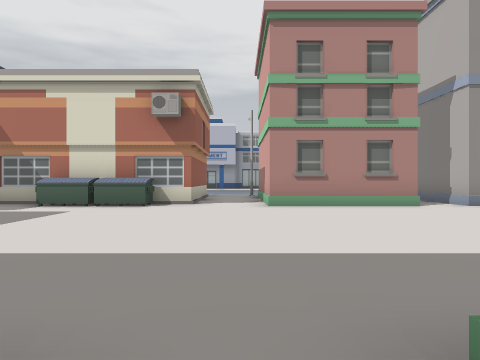
view 1 (above)

23 first-person views from a walk through a Unity game level. The camera is 1.2 m above the floor, looks level and sees 75° across. The floor is counted in squares, 2 m on a side. Each view is taken from the middle of a square. On the plan, view 1 faces up. The plan holds only what a view shows up to about 9 squares ahead; the rest is blank. The place goes on beyond the plan. The player is left out.

view 2
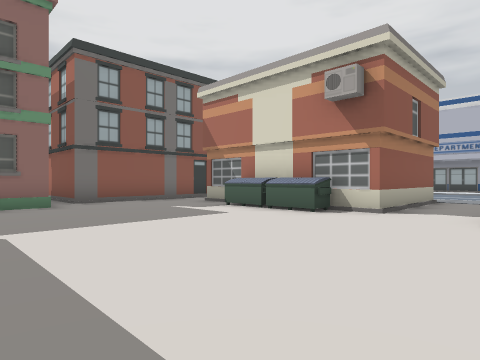

view 3
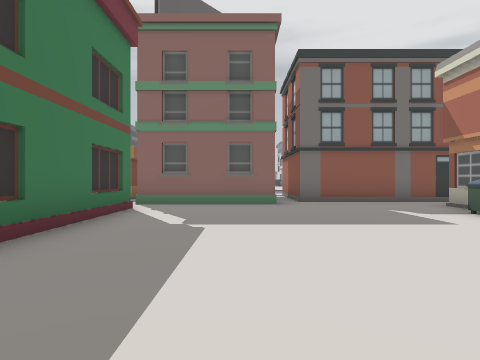

view 4
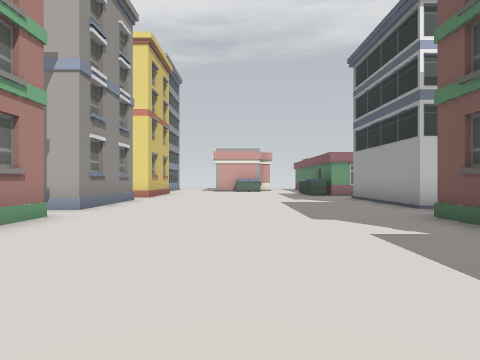

view 5
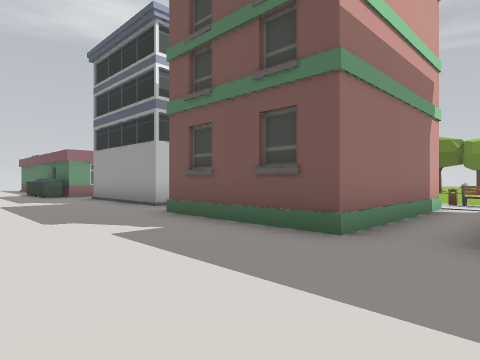

view 6
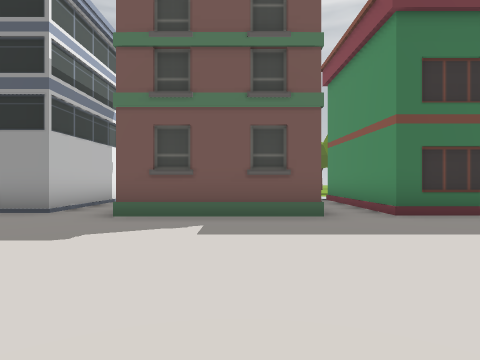

view 7
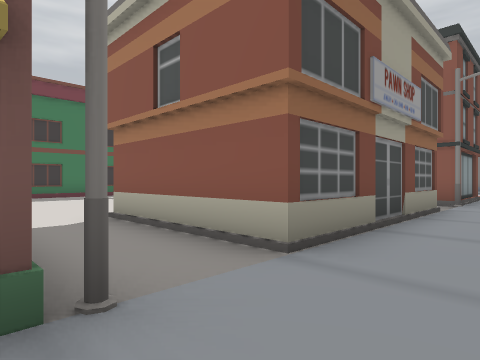

view 8
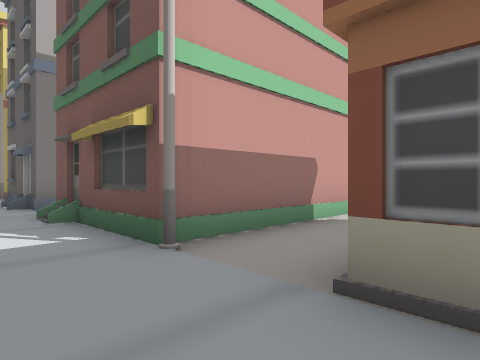

view 9
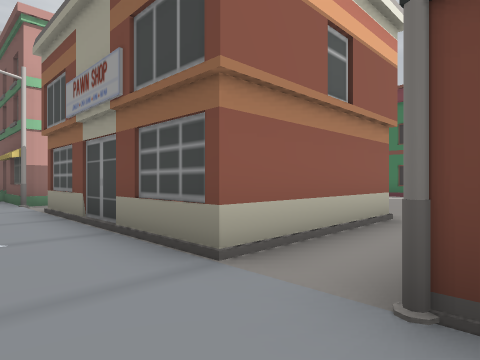

view 10
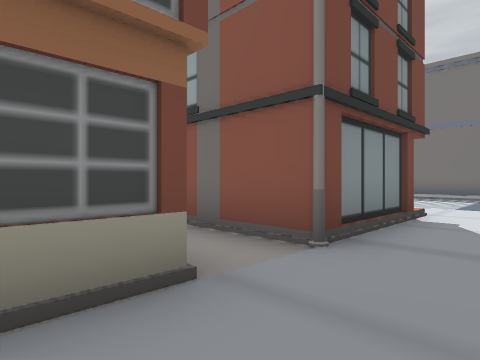

view 11
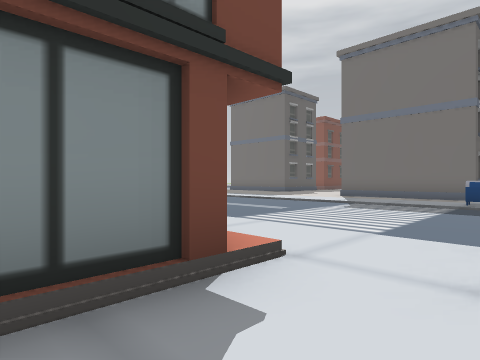

view 12
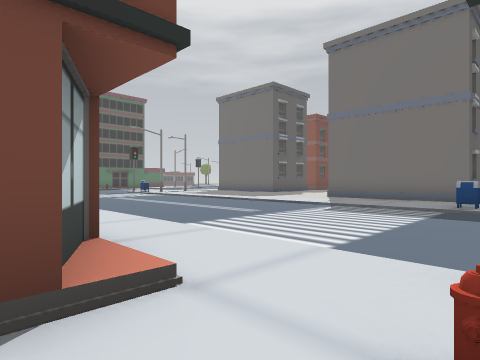

view 13
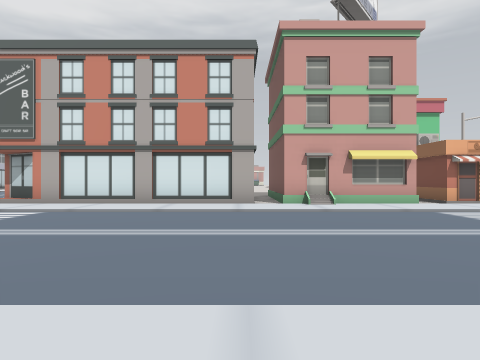

view 14
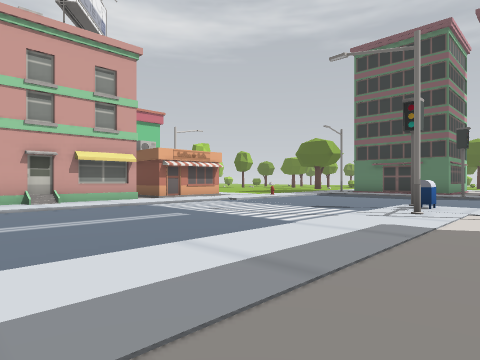

view 15
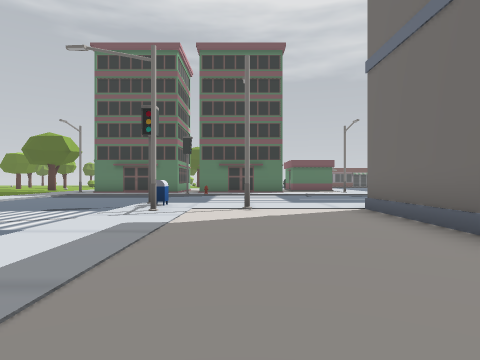

view 16
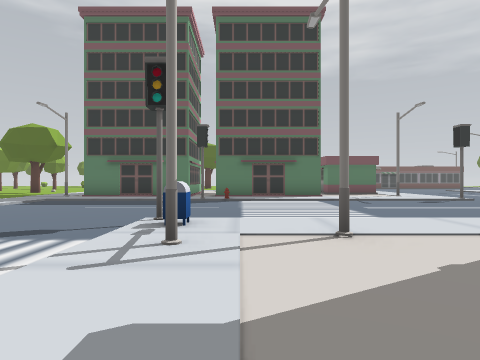

view 17
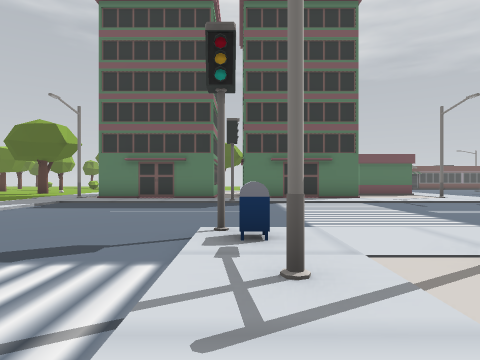

view 18
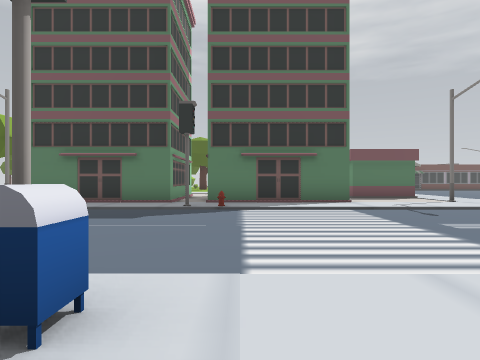

view 19
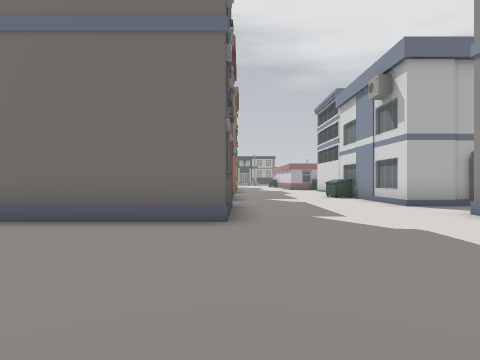

view 20
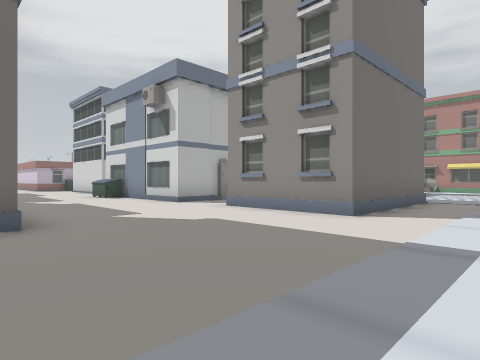

view 21
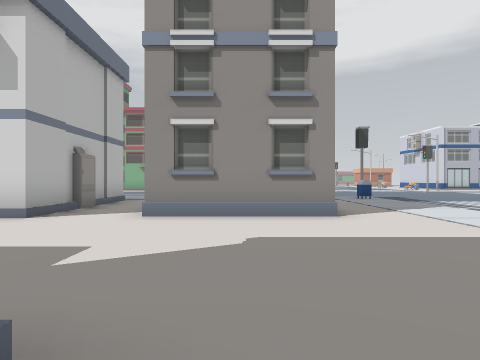

view 22
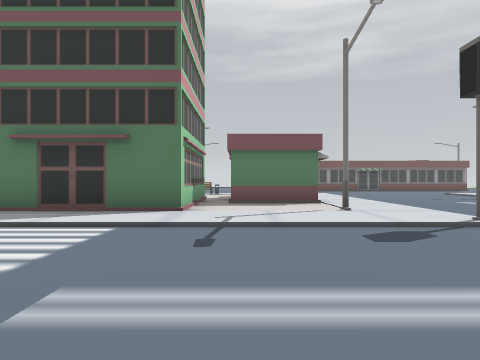

view 23
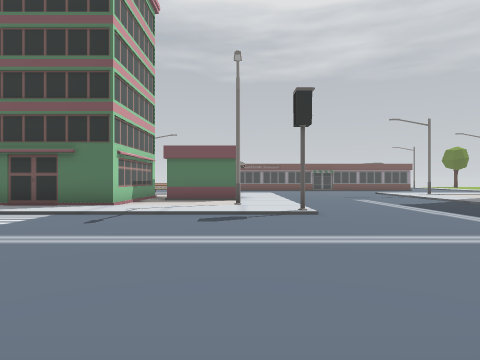

### Floor plan
Key: @ floor where view 1 was taken; # wall or solid block; . floor; / step, stairs or slope; B building; U dumpster; S streetlight; E bench; M mailbox; H hydrant; O other object.
Columns run from 27 left of view 1 to 8 right of it. Each row starts with its distance up from view 1.
 13              ..OH/////////////
 12        ..M.........B........../...
 11       B........//##S.B###B.S#### ##B
 10  #.    .........####.##   ..#
  9  #..   .........#  #.#    ..#
  8  #..   .........#  #.#####..##
  7 B#..###.........#  #...UU....#B.....
  6 ................#  #................
  5 ................####................
  4 ................## ##...............
  3 ................#   B...............
  2     #...........#   #...............
  1     #...........#   #........##.....
  0     #............        ##@##  .###
 -1     #..S.S....  #         #.#   .#
 -2   . /....M...   B         #.#   .#
 -3  ////////O....  B         B.#    B
 -4 ..............             E
 -5 ............../
 -6 ............../
 -7 ............../.
 -8 .O//////OO/////.
 -9 .............
-10 ..S..#########
-11 .....B
-12 ..###B
-13 ..B ##     BB
-14   B

Where each view was taken, in squares from view 1:
view 1: 0 up, 0 right, facing up
view 2: 2 up, 1 right, facing up-left
view 3: 3 up, 1 right, facing left
view 4: 4 up, 1 left, facing right
view 5: 4 up, 1 left, facing down-right
view 6: 6 up, 2 right, facing down
view 7: 13 up, 1 right, facing down-left
view 8: 13 up, 2 left, facing down-right
view 9: 13 up, 8 left, facing down-right
view 10: 13 up, 5 left, facing down-left
view 11: 13 up, 9 left, facing down-left
view 12: 13 up, 10 left, facing down-left
view 13: 5 up, 19 left, facing right
view 14: 5 up, 20 left, facing down-right
view 15: 5 up, 20 left, facing down
view 16: 2 up, 19 left, facing down
view 17: 1 up, 18 left, facing down
view 18: 1 down, 19 left, facing down
view 19: 3 up, 18 left, facing left
view 20: 2 up, 18 left, facing up-left
view 21: 2 up, 22 left, facing up
view 22: 4 down, 23 left, facing down
view 23: 2 down, 25 left, facing down
